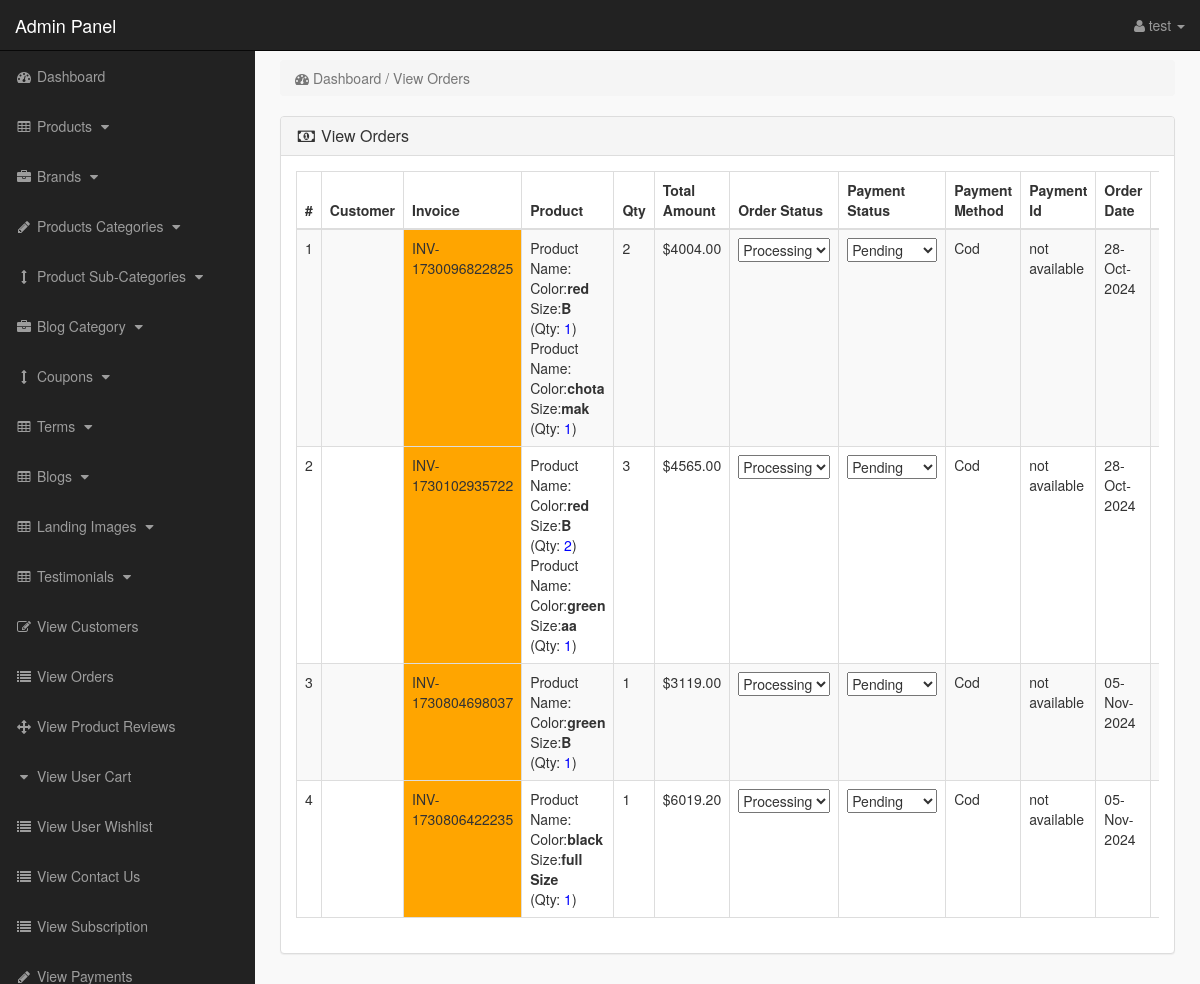
The page /admin_area/index?view_orders (signed in) on the database its author committed.
### tables this page shows
CREATE TABLE `my_orders` (
  `order_id` int(11) NOT NULL,
  `customer_id` int(11) NOT NULL,
  `total_amount` decimal(10,2) NOT NULL,
  `invoice_no` varchar(255) NOT NULL,
  `qty` int(11) NOT NULL,
  `payment_method` enum('cod','online') NOT NULL,
  `payment_id` varchar(255) DEFAULT NULL,
  `payment_status` enum('pending','completed','failed') NOT NULL DEFAULT 'pending',
  `order_status` enum('processing','shipped','delivered','cancelled') NOT NULL DEFAULT 'processing',
  `order_date` datetime DEFAULT current_timestamp(),
  `products_ordered` longtext NOT NULL CHECK (json_valid(`products_ordered`))
);

### admin_area/view_orders.php (the view, shortened to what this page needs)
<?php
if (!isset($_SESSION['admin_email'])) {
    echo "<script>window.open('login','_self')</script>";
    exit();
} else {
?>
    <div class="row">
        <div class="col-lg-12">
            <ol class="breadcrumb">
                <li class="active">
                    <i class="fa fa-dashboard"></i> Dashboard / View Orders
                </li>
            </ol>
        </div>
    </div>
    <div class="row">
        <div class="col-lg-12">
            <div class="panel panel-default">
                <div class="panel-heading">
                    <h3 class="panel-title">
                        <i class="fa fa-money fa-fw"></i> View Orders
                    </h3>
                </div>
                <div class="panel-body">
                    <div class="table-responsive">
                        <table class="table table-bordered table-hover table-striped">
                            <thead>
                                <tr>
                                    <th>#</th>
                                    <th>Customer</th>
                                    <th>Invoice</th>
                                    <th>Product</th>
                                    <th>Qty</th>
                                    <th>Total Amount</th>
                                    <th>Order Status</th>
                                    <th>Payment Status</th>
                                    <th>Payment Method</th>
                                    <th>Payment Id</th>
                                    <th>Order Date</th>
                                    <th>Action</th>
                                </tr>
                            </thead>
                            <tbody>
                                <?php
                                $i = 0;
                                $get_orders = "SELECT * FROM my_orders";
                                $run_orders = mysqli_query($con, $get_orders);
                                while ($row_orders = mysqli_fetch_array($run_orders)) {
                                    $c_id = $row_orders['customer_id'];
                                    $invoice_no = $row_orders['invoice_no'];
                                    $products_ordered = json_decode($row_orders['products_ordered'], true);
                                    $qty = $row_orders['qty'];
                                    $total_amount = $row_orders['total_amount'];
                                    $order_status = $row_orders['order_status'];
                                    $payment_status = $row_orders['payment_status'];
                                    $payment_method = $row_orders['payment_method'];
                                    $payment_id = $row_orders['payment_id'] ? $row_orders['payment_id'] : "not available";
                                    $order_date = $row_orders['order_date'];
                                    $i++;
                                    $get_customer = "SELECT email FROM customer_login WHERE id='$c_id'";
                                    $run_customer = mysqli_query($con, $get_customer);
                                    $row_customer = mysqli_fetch_array($run_customer);
                                    $customer_email = $row_customer['email'];
                                ?>
                                    <tr>
                                        <td><?php echo $i; ?></td>
                                        <td><?php echo $customer_email; ?></td>
                                        <td bgcolor="orange"><?php echo $invoice_no; ?></td>
                                        <td>
                                            <?php
                                            if (is_array($products_ordered)) {
                                                foreach ($products_ordered as $product) {
                                                    $product_id = $product['productId'];
                                                    $get_customer2 = "SELECT product_title FROM products WHERE product_id='$product_id'";
                                                    $run_customer2 = mysqli_query($con, $get_customer2);
                                                    $row_customer2 = mysqli_fetch_array($run_customer2);
                                                    $customer_email2 = $row_customer2['product_title'];
                                                    echo "Product Name:<span style='font-weight: 700;'>" . $customer_email2 . "</span><br>Color:<span style='font-weight: 700;'>" . $product['color'] . "</span><br>Size:<span style='font-weight: 700;'>" . $product['size'] . "</span><br> (Qty: <span style='color: blue;'>" . $product['quantity'] . "</span>)<br>";
                                                }
                                            } else {
                                                echo "No products found";
                                            }
                                            ?>
                                        </td>
                                        <td><?php echo $qty; ?></td>
                                        <td>$<?php echo $total_amount; ?></td>
                                        <td>
                                            <form action="update_order_status" method="POST">
                                                <select name="order_status" onchange="this.form.submit()">
                                                    <option value="processing" <?php if ($order_status == 'processing') echo 'selected'; ?>>Processing</option>
                                                </select>
                                            </form>
                                        </td>
                                        <td>
                                            <form action="update_order_status" method="POST">
                                                <select name="payment_status" onchange="this.form.submit()">
                                                    <option value="pending" <?php if ($payment_status == 'pending') echo 'selected'; ?>>Pending</option>
                                                </select>
                                            </form>
                                        </td>
                                        <td><?php echo ucfirst($payment_method); ?></td>
                                        <td><?php echo $payment_id; ?></td>
                                        <td><?php echo date('d-M-Y', strtotime($order_date)); ?></td>
                                        <td>
                                        </td>
                                    </tr>
                                <?php } ?>
                            </tbody>
                        </table>
                    </div>
                </div>
            </div>
        </div>
    </div>
<?php } ?>

### admin_area/includes/sidebar.php (shortened to what this page needs)
<?php
if (!isset($_SESSION['admin_email'])) {
    echo "<script>window.open('login','_self')</script>";
} else {
?>
    <nav class="navbar navbar-inverse navbar-fixed-top">
        <div class="navbar-header">
            <a class="navbar-brand" href="index?dashboard">Admin Panel</a>
        </div>
        <ul class="nav navbar-right top-nav">
            <li class="dropdown">
                <a href="#" class="dropdown-toggle" data-toggle="dropdown">
                    <i class="fa fa-user"></i>
                    <?php echo $admin_name; ?> <b class="caret"></b>
                </a>
            </li>
        </ul>
        <div class="collapse navbar-collapse navbar-ex1-collapse">
            <ul class="nav navbar-nav side-nav">
                <li>
                    <a href="index?dashboard">
                        <i class="fa fa-fw fa-dashboard"></i> Dashboard
                    </a>
                </li>
                <li>
                    <a href="#" data-toggle="collapse" data-target="#products">
                        <i class="fa fa-fw fa-table"></i> Products
                        <i class="fa fa-fw fa-caret-down"></i>
                    </a>
                </li>
                <li>
                    <a href="#" data-toggle="collapse" data-target="#manufacturers">
                        <i class="fa fa-fw fa-briefcase"></i> Brands
                        <i class="fa fa-fw fa-caret-down"></i>
                    </a>
                </li>
                <li>
                    <a href="#" data-toggle="collapse" data-target="#p_cat">
                        <i class="fa fa-fw fa-pencil"></i> Products Categories
                        <i class="fa fa-fw fa-caret-down"></i>
                    </a>
                </li>
                <li>
                    <a href="#" data-toggle="collapse" data-target="#cat">
                        <i class="fa fa-fw fa-arrows-v"></i> Product Sub-Categories
                        <i class="fa fa-fw fa-caret-down"></i>
                    </a>
                </li>
                <li>
                    <a href="#" data-toggle="collapse" data-target="#blog_category">
                        <i class="fa fa-fw fa-briefcase"></i> Blog Category
                        <i class="fa fa-fw fa-caret-down"></i>
                    </a>
                </li>
                <li>
                    <a href="#" data-toggle="collapse" data-target="#coupons">
                        <i class="fa fa-fw fa-arrows-v"></i> Coupons
                        <i class="fa fa-fw fa-caret-down"></i>
                    </a>
                </li>
                <li>
                    <a href="#" data-toggle="collapse" data-target="#terms">
                        <i class="fa fa-fw fa-table"></i> Terms
                        <i class="fa fa-fw fa-caret-down"></i>
                    </a>
                </li>
                <li>
                    <a href="#" data-toggle="collapse" data-target="#blogs">
                        <i class="fa fa-fw fa-table"></i> Blogs
                        <i class="fa fa-fw fa-caret-down"></i>
                    </a>
                </li>
                <li>
                    <a href="#" data-toggle="collapse" data-target="#landing_images">
                        <i class="fa fa-fw fa-table"></i> Landing Images
                        <i class="fa fa-fw fa-caret-down"></i>
                    </a>
                </li>
                <li>
                    <a href="#" data-toggle="collapse" data-target="#testimonials">
                        <i class="fa fa-fw fa-table"></i> Testimonials
                        <i class="fa fa-fw fa-caret-down"></i>
                    </a>
                </li>
                <li>
                    <a href="index?view_customers">
                        <i class="fa fa-fw fa-edit"></i> View Customers
                    </a>
                </li>
                <li>
                    <a href="index?view_orders">
                        <i class="fa fa-fw fa-list"></i> View Orders
                    </a>
                </li>
                <li>
                    <a href="index?view_product_reviews">
                        <i class="fa fa-fw fa-arrows"></i> View Product Reviews
                    </a>
                </li>
                <li>
                    <a href="index?view_user_cart">
                        <i class="fa fa-fw fa-caret-down"></i> View User Cart
                    </a>
                </li>
                <li>
                    <a href="index?view_user_wishlist">
                        <i class="fa fa-fw fa-list"></i> View User Wishlist
                    </a>
                </li>
                <li>
                    <a href="index?view_contact_us">
                        <i class="fa fa-fw fa-list"></i> View Contact Us
                    </a>
                </li>
                <li>
                    <a href="index?view_subscription">
                        <i class="fa fa-fw fa-list"></i> View Subscription
                    </a>
                </li>
                <li>
                    <a href="index?view_payments">
                        <i class="fa fa-fw fa-pencil"></i> View Payments
                    </a>
                </li>
            </ul>
        </div>
    </nav>
<?php } ?>

### admin_area/css/style.css (style rules this page uses)
body { margin-top:100px; }
@media (min-width: 768px) { body { margin-top:50px; } }
.top-nav { padding:0 15px; }
.top-nav>li { display:inline-block; float:left; }
.top-nav>li>a { padding-top:15px; padding-bottom:15px; line-height:20px; color:#999; }
@media (min-width: 768px) { .side-nav { position:fixed; top:51px; width:255px; border-radius:0; overflow-y:auto; background-color: #222; bottom:0; overflow-x:hidden; padding-bottom:40px; } }
@media (min-width: 768px) { .side-nav>li>a { width:255px; } }
.panel-body { border-radius:5px; }

### rows shown on the page
my_orders: invoice_no "INV-1730096822825", color "red", size "B", quantity "1", color "chota", size "mak", qty "2", total_amount "4004.00", order_status "Processing", payment_status "Pending", payment_method "Cod", payment "not available", order_date "28-Oct-2024"
my_orders: invoice_no "INV-1730102935722", color "red", size "B", quantity "2", color "green", size "aa", quantity "1", qty "3", total_amount "4565.00", order_status "Processing", payment_status "Pending", payment_method "Cod", payment "not available", order_date "28-Oct-2024"
my_orders: invoice_no "INV-1730804698037", color "green", size "B", quantity "1", qty "1", total_amount "3119.00", order_status "Processing", payment_status "Pending", payment_method "Cod", payment "not available", order_date "05-Nov-2024"
my_orders: invoice_no "INV-1730806422235", color "black", size "full Size", quantity "1", qty "1", total_amount "6019.20", order_status "Processing", payment_status "Pending", payment_method "Cod", payment "not available", order_date "05-Nov-2024"

### other values the page prints
$admin_name "test"
